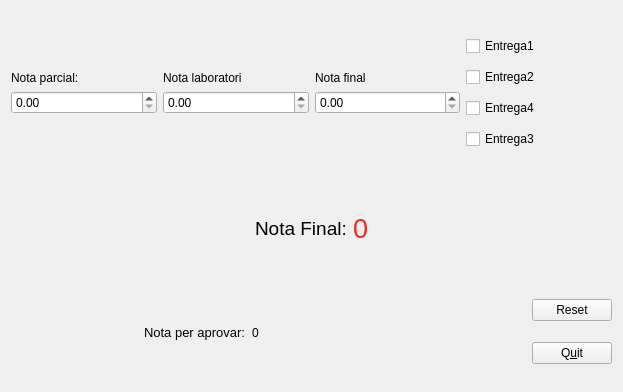
<?xml version="1.0" encoding="UTF-8"?>
<ui version="4.0">
 <class>MyForm</class>
 <widget class="QWidget" name="MyForm">
  <property name="geometry">
   <rect>
    <x>0</x>
    <y>0</y>
    <width>623</width>
    <height>392</height>
   </rect>
  </property>
  <property name="windowTitle">
   <string>Form</string>
  </property>
  <layout class="QVBoxLayout" name="verticalLayout_3">
   <item>
    <layout class="QHBoxLayout" name="horizontalLayout_5">
     <item>
      <layout class="QVBoxLayout" name="verticalLayout_5">
       <item>
        <spacer name="horizontalSpacer_6">
         <property name="orientation">
          <enum>Qt::Horizontal</enum>
         </property>
         <property name="sizeHint" stdset="0">
          <size>
           <width>40</width>
           <height>20</height>
          </size>
         </property>
        </spacer>
       </item>
       <item>
        <spacer name="verticalSpacer">
         <property name="orientation">
          <enum>Qt::Vertical</enum>
         </property>
         <property name="sizeHint" stdset="0">
          <size>
           <width>20</width>
           <height>40</height>
          </size>
         </property>
        </spacer>
       </item>
       <item>
        <widget class="QLabel" name="label_2">
         <property name="text">
          <string>Nota parcial:</string>
         </property>
        </widget>
       </item>
       <item>
        <widget class="QDoubleSpinBox" name="NotaParcial"/>
       </item>
       <item>
        <spacer name="verticalSpacer_2">
         <property name="orientation">
          <enum>Qt::Vertical</enum>
         </property>
         <property name="sizeHint" stdset="0">
          <size>
           <width>20</width>
           <height>40</height>
          </size>
         </property>
        </spacer>
       </item>
       <item>
        <spacer name="horizontalSpacer_10">
         <property name="orientation">
          <enum>Qt::Horizontal</enum>
         </property>
         <property name="sizeHint" stdset="0">
          <size>
           <width>40</width>
           <height>20</height>
          </size>
         </property>
        </spacer>
       </item>
      </layout>
     </item>
     <item>
      <layout class="QVBoxLayout" name="verticalLayout_8">
       <item>
        <spacer name="horizontalSpacer_7">
         <property name="orientation">
          <enum>Qt::Horizontal</enum>
         </property>
         <property name="sizeHint" stdset="0">
          <size>
           <width>40</width>
           <height>20</height>
          </size>
         </property>
        </spacer>
       </item>
       <item>
        <spacer name="verticalSpacer_4">
         <property name="orientation">
          <enum>Qt::Vertical</enum>
         </property>
         <property name="sizeHint" stdset="0">
          <size>
           <width>20</width>
           <height>40</height>
          </size>
         </property>
        </spacer>
       </item>
       <item>
        <widget class="QLabel" name="label_3">
         <property name="text">
          <string>Nota laboratori</string>
         </property>
        </widget>
       </item>
       <item>
        <widget class="QDoubleSpinBox" name="NotaLaboratori"/>
       </item>
       <item>
        <spacer name="verticalSpacer_5">
         <property name="orientation">
          <enum>Qt::Vertical</enum>
         </property>
         <property name="sizeHint" stdset="0">
          <size>
           <width>20</width>
           <height>40</height>
          </size>
         </property>
        </spacer>
       </item>
       <item>
        <spacer name="horizontalSpacer_11">
         <property name="orientation">
          <enum>Qt::Horizontal</enum>
         </property>
         <property name="sizeHint" stdset="0">
          <size>
           <width>40</width>
           <height>20</height>
          </size>
         </property>
        </spacer>
       </item>
      </layout>
     </item>
     <item>
      <layout class="QVBoxLayout" name="verticalLayout_12">
       <item>
        <spacer name="horizontalSpacer_8">
         <property name="orientation">
          <enum>Qt::Horizontal</enum>
         </property>
         <property name="sizeHint" stdset="0">
          <size>
           <width>40</width>
           <height>20</height>
          </size>
         </property>
        </spacer>
       </item>
       <item>
        <spacer name="verticalSpacer_6">
         <property name="orientation">
          <enum>Qt::Vertical</enum>
         </property>
         <property name="sizeHint" stdset="0">
          <size>
           <width>20</width>
           <height>40</height>
          </size>
         </property>
        </spacer>
       </item>
       <item>
        <widget class="QLabel" name="label_4">
         <property name="text">
          <string>Nota final</string>
         </property>
        </widget>
       </item>
       <item>
        <widget class="QDoubleSpinBox" name="NotaExamenFinal"/>
       </item>
       <item>
        <spacer name="verticalSpacer_7">
         <property name="orientation">
          <enum>Qt::Vertical</enum>
         </property>
         <property name="sizeHint" stdset="0">
          <size>
           <width>20</width>
           <height>40</height>
          </size>
         </property>
        </spacer>
       </item>
       <item>
        <spacer name="horizontalSpacer_12">
         <property name="orientation">
          <enum>Qt::Horizontal</enum>
         </property>
         <property name="sizeHint" stdset="0">
          <size>
           <width>40</width>
           <height>20</height>
          </size>
         </property>
        </spacer>
       </item>
      </layout>
     </item>
     <item>
      <layout class="QVBoxLayout" name="verticalLayout_9">
       <item>
        <spacer name="horizontalSpacer_13">
         <property name="orientation">
          <enum>Qt::Horizontal</enum>
         </property>
         <property name="sizeHint" stdset="0">
          <size>
           <width>40</width>
           <height>20</height>
          </size>
         </property>
        </spacer>
       </item>
       <item>
        <widget class="QCheckBox" name="checkBox">
         <property name="text">
          <string>Entrega1</string>
         </property>
        </widget>
       </item>
       <item>
        <widget class="QCheckBox" name="checkBox_2">
         <property name="text">
          <string>Entrega2</string>
         </property>
        </widget>
       </item>
       <item>
        <widget class="QCheckBox" name="checkBox_4">
         <property name="text">
          <string>Entrega4</string>
         </property>
        </widget>
       </item>
       <item>
        <widget class="QCheckBox" name="checkBox_3">
         <property name="text">
          <string>Entrega3</string>
         </property>
        </widget>
       </item>
       <item>
        <spacer name="horizontalSpacer_9">
         <property name="orientation">
          <enum>Qt::Horizontal</enum>
         </property>
         <property name="sizeHint" stdset="0">
          <size>
           <width>40</width>
           <height>20</height>
          </size>
         </property>
        </spacer>
       </item>
      </layout>
     </item>
    </layout>
   </item>
   <item>
    <layout class="QHBoxLayout" name="horizontalLayout_8">
     <item>
      <spacer name="verticalSpacer_3">
       <property name="orientation">
        <enum>Qt::Vertical</enum>
       </property>
       <property name="sizeHint" stdset="0">
        <size>
         <width>20</width>
         <height>40</height>
        </size>
       </property>
      </spacer>
     </item>
     <item>
      <spacer name="horizontalSpacer">
       <property name="orientation">
        <enum>Qt::Horizontal</enum>
       </property>
       <property name="sizeHint" stdset="0">
        <size>
         <width>40</width>
         <height>20</height>
        </size>
       </property>
      </spacer>
     </item>
     <item>
      <widget class="QLabel" name="label_5">
       <property name="text">
        <string>&lt;html&gt;&lt;head/&gt;&lt;body&gt;&lt;p&gt;&lt;span style=&quot; font-size:14pt;&quot;&gt;Nota Final:&lt;/span&gt;&lt;/p&gt;&lt;/body&gt;&lt;/html&gt;</string>
       </property>
      </widget>
     </item>
     <item>
      <widget class="MyLabel" name="label">
       <property name="text">
        <string>&lt;html&gt;&lt;head/&gt;&lt;body&gt;&lt;p&gt;&lt;span style=&quot; font-size:20pt; color:#ef2929;&quot;&gt;0&lt;/span&gt;&lt;/p&gt;&lt;/body&gt;&lt;/html&gt;</string>
       </property>
      </widget>
     </item>
     <item>
      <spacer name="horizontalSpacer_2">
       <property name="orientation">
        <enum>Qt::Horizontal</enum>
       </property>
       <property name="sizeHint" stdset="0">
        <size>
         <width>40</width>
         <height>20</height>
        </size>
       </property>
      </spacer>
     </item>
     <item>
      <spacer name="verticalSpacer_9">
       <property name="orientation">
        <enum>Qt::Vertical</enum>
       </property>
       <property name="sizeHint" stdset="0">
        <size>
         <width>20</width>
         <height>40</height>
        </size>
       </property>
      </spacer>
     </item>
    </layout>
   </item>
   <item>
    <layout class="QHBoxLayout" name="horizontalLayout">
     <item>
      <spacer name="verticalSpacer_8">
       <property name="orientation">
        <enum>Qt::Vertical</enum>
       </property>
       <property name="sizeHint" stdset="0">
        <size>
         <width>20</width>
         <height>40</height>
        </size>
       </property>
      </spacer>
     </item>
     <item>
      <spacer name="horizontalSpacer_3">
       <property name="orientation">
        <enum>Qt::Horizontal</enum>
       </property>
       <property name="sizeHint" stdset="0">
        <size>
         <width>40</width>
         <height>20</height>
        </size>
       </property>
      </spacer>
     </item>
     <item>
      <widget class="QLabel" name="label_6">
       <property name="text">
        <string>&lt;html&gt;&lt;head/&gt;&lt;body&gt;&lt;p&gt;&lt;span style=&quot; font-size:10pt;&quot;&gt;Nota per aprovar:&lt;/span&gt;&lt;/p&gt;&lt;/body&gt;&lt;/html&gt;</string>
       </property>
      </widget>
     </item>
     <item>
      <widget class="MyLabel" name="label_7">
       <property name="text">
        <string>0</string>
       </property>
      </widget>
     </item>
     <item>
      <spacer name="horizontalSpacer_4">
       <property name="orientation">
        <enum>Qt::Horizontal</enum>
       </property>
       <property name="sizeHint" stdset="0">
        <size>
         <width>40</width>
         <height>20</height>
        </size>
       </property>
      </spacer>
     </item>
     <item>
      <spacer name="verticalSpacer_10">
       <property name="orientation">
        <enum>Qt::Vertical</enum>
       </property>
       <property name="sizeHint" stdset="0">
        <size>
         <width>20</width>
         <height>40</height>
        </size>
       </property>
      </spacer>
     </item>
     <item>
      <layout class="QVBoxLayout" name="verticalLayout_4"/>
     </item>
     <item>
      <spacer name="verticalSpacer_11">
       <property name="orientation">
        <enum>Qt::Vertical</enum>
       </property>
       <property name="sizeHint" stdset="0">
        <size>
         <width>20</width>
         <height>40</height>
        </size>
       </property>
      </spacer>
     </item>
     <item>
      <spacer name="horizontalSpacer_5">
       <property name="orientation">
        <enum>Qt::Horizontal</enum>
       </property>
       <property name="sizeHint" stdset="0">
        <size>
         <width>40</width>
         <height>20</height>
        </size>
       </property>
      </spacer>
     </item>
     <item>
      <layout class="QVBoxLayout" name="verticalLayout">
       <item>
        <widget class="QPushButton" name="pushButton_2">
         <property name="text">
          <string>Reset</string>
         </property>
        </widget>
       </item>
       <item>
        <widget class="QPushButton" name="pushButton">
         <property name="text">
          <string>Q&amp;uit</string>
         </property>
         <property name="shortcut">
          <string>Q</string>
         </property>
        </widget>
       </item>
      </layout>
     </item>
    </layout>
   </item>
  </layout>
 </widget>
 <customwidgets>
  <customwidget>
   <class>MyLabel</class>
   <extends>QLabel</extends>
   <header>MyLabel.h</header>
   <slots>
    <signal>setNotaParcial(double)</signal>
    <signal>setNotaLab(double)</signal>
    <signal>setNotaFinal(double)</signal>
    <signal>setEntrega1(bool)</signal>
    <signal>setEntrega2(bool)</signal>
    <signal>setEntrega3(bool)</signal>
    <signal>setEntrega4(bool)</signal>
    <signal>sentmarkneeded(double)</signal>
    <slot>ChangeNotaParcial(double)</slot>
    <slot>ChangeNotaFinal(double)</slot>
    <slot>ChangeNotaLab(double)</slot>
    <slot>ChangeEntregaMenysMes(int)</slot>
    <slot>Reset()</slot>
   </slots>
  </customwidget>
 </customwidgets>
 <resources/>
 <connections>
  <connection>
   <sender>NotaParcial</sender>
   <signal>valueChanged(double)</signal>
   <receiver>label</receiver>
   <slot>ChangeNotaParcial(double)</slot>
   <hints>
    <hint type="sourcelabel">
     <x>70</x>
     <y>95</y>
    </hint>
    <hint type="destinationlabel">
     <x>378</x>
     <y>218</y>
    </hint>
   </hints>
  </connection>
  <connection>
   <sender>NotaLaboratori</sender>
   <signal>valueChanged(double)</signal>
   <receiver>label</receiver>
   <slot>ChangeNotaLab(double)</slot>
   <hints>
    <hint type="sourcelabel">
     <x>223</x>
     <y>103</y>
    </hint>
    <hint type="destinationlabel">
     <x>378</x>
     <y>189</y>
    </hint>
   </hints>
  </connection>
  <connection>
   <sender>NotaExamenFinal</sender>
   <signal>valueChanged(double)</signal>
   <receiver>label</receiver>
   <slot>ChangeNotaFinal(double)</slot>
   <hints>
    <hint type="sourcelabel">
     <x>388</x>
     <y>97</y>
    </hint>
    <hint type="destinationlabel">
     <x>378</x>
     <y>176</y>
    </hint>
   </hints>
  </connection>
  <connection>
   <sender>pushButton</sender>
   <signal>clicked()</signal>
   <receiver>MyForm</receiver>
   <slot>close()</slot>
   <hints>
    <hint type="sourcelabel">
     <x>578</x>
     <y>371</y>
    </hint>
    <hint type="destinationlabel">
     <x>347</x>
     <y>425</y>
    </hint>
   </hints>
  </connection>
  <connection>
   <sender>checkBox_2</sender>
   <signal>stateChanged(int)</signal>
   <receiver>label</receiver>
   <slot>ChangeEntregaMenysMes(int)</slot>
   <hints>
    <hint type="sourcelabel">
     <x>514</x>
     <y>60</y>
    </hint>
    <hint type="destinationlabel">
     <x>373</x>
     <y>223</y>
    </hint>
   </hints>
  </connection>
  <connection>
   <sender>checkBox_4</sender>
   <signal>stateChanged(int)</signal>
   <receiver>label</receiver>
   <slot>ChangeEntregaMenysMes(int)</slot>
   <hints>
    <hint type="sourcelabel">
     <x>517</x>
     <y>105</y>
    </hint>
    <hint type="destinationlabel">
     <x>378</x>
     <y>183</y>
    </hint>
   </hints>
  </connection>
  <connection>
   <sender>checkBox_3</sender>
   <signal>stateChanged(int)</signal>
   <receiver>label</receiver>
   <slot>ChangeEntregaMenysMes(int)</slot>
   <hints>
    <hint type="sourcelabel">
     <x>516</x>
     <y>134</y>
    </hint>
    <hint type="destinationlabel">
     <x>376</x>
     <y>179</y>
    </hint>
   </hints>
  </connection>
  <connection>
   <sender>pushButton_2</sender>
   <signal>clicked()</signal>
   <receiver>label</receiver>
   <slot>Reset()</slot>
   <hints>
    <hint type="sourcelabel">
     <x>560</x>
     <y>338</y>
    </hint>
    <hint type="destinationlabel">
     <x>378</x>
     <y>216</y>
    </hint>
   </hints>
  </connection>
  <connection>
   <sender>label</sender>
   <signal>setNotaParcial(double)</signal>
   <receiver>NotaParcial</receiver>
   <slot>setValue(double)</slot>
   <hints>
    <hint type="sourcelabel">
     <x>370</x>
     <y>215</y>
    </hint>
    <hint type="destinationlabel">
     <x>46</x>
     <y>96</y>
    </hint>
   </hints>
  </connection>
  <connection>
   <sender>label</sender>
   <signal>setNotaLab(double)</signal>
   <receiver>NotaLaboratori</receiver>
   <slot>setValue(double)</slot>
   <hints>
    <hint type="sourcelabel">
     <x>378</x>
     <y>219</y>
    </hint>
    <hint type="destinationlabel">
     <x>214</x>
     <y>95</y>
    </hint>
   </hints>
  </connection>
  <connection>
   <sender>label</sender>
   <signal>setNotaFinal(double)</signal>
   <receiver>NotaExamenFinal</receiver>
   <slot>setValue(double)</slot>
   <hints>
    <hint type="sourcelabel">
     <x>378</x>
     <y>222</y>
    </hint>
    <hint type="destinationlabel">
     <x>368</x>
     <y>105</y>
    </hint>
   </hints>
  </connection>
  <connection>
   <sender>checkBox</sender>
   <signal>stateChanged(int)</signal>
   <receiver>label</receiver>
   <slot>ChangeEntregaMenysMes(int)</slot>
   <hints>
    <hint type="sourcelabel">
     <x>515</x>
     <y>35</y>
    </hint>
    <hint type="destinationlabel">
     <x>378</x>
     <y>241</y>
    </hint>
   </hints>
  </connection>
  <connection>
   <sender>label</sender>
   <signal>setEntrega1(bool)</signal>
   <receiver>checkBox</receiver>
   <slot>setChecked(bool)</slot>
   <hints>
    <hint type="sourcelabel">
     <x>371</x>
     <y>246</y>
    </hint>
    <hint type="destinationlabel">
     <x>493</x>
     <y>23</y>
    </hint>
   </hints>
  </connection>
  <connection>
   <sender>label</sender>
   <signal>setEntrega2(bool)</signal>
   <receiver>checkBox_2</receiver>
   <slot>setChecked(bool)</slot>
   <hints>
    <hint type="sourcelabel">
     <x>377</x>
     <y>242</y>
    </hint>
    <hint type="destinationlabel">
     <x>468</x>
     <y>73</y>
    </hint>
   </hints>
  </connection>
  <connection>
   <sender>label</sender>
   <signal>setEntrega3(bool)</signal>
   <receiver>checkBox_4</receiver>
   <slot>setChecked(bool)</slot>
   <hints>
    <hint type="sourcelabel">
     <x>378</x>
     <y>244</y>
    </hint>
    <hint type="destinationlabel">
     <x>477</x>
     <y>106</y>
    </hint>
   </hints>
  </connection>
  <connection>
   <sender>label</sender>
   <signal>setEntrega4(bool)</signal>
   <receiver>checkBox_3</receiver>
   <slot>setChecked(bool)</slot>
   <hints>
    <hint type="sourcelabel">
     <x>378</x>
     <y>230</y>
    </hint>
    <hint type="destinationlabel">
     <x>475</x>
     <y>145</y>
    </hint>
   </hints>
  </connection>
  <connection>
   <sender>label</sender>
   <signal>sentmarkneeded(double)</signal>
   <receiver>label_7</receiver>
   <slot>setNum(double)</slot>
   <hints>
    <hint type="sourcelabel">
     <x>373</x>
     <y>224</y>
    </hint>
    <hint type="destinationlabel">
     <x>251</x>
     <y>356</y>
    </hint>
   </hints>
  </connection>
 </connections>
</ui>
